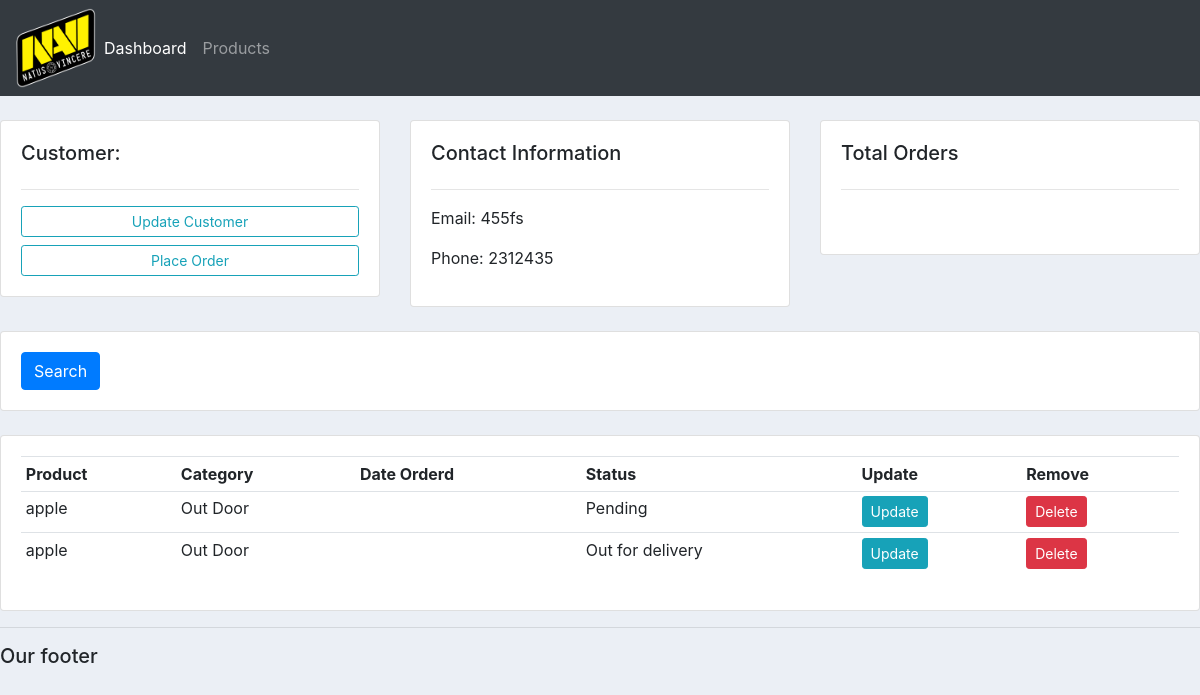
Screenshot of /customer/4 with the database file from the repository.
### accounts/models.py (models this page shows, shortened)
class Customer(models.Model):
	name = models.CharField(max_length=200, null = True)
	phone = models.CharField(max_length=200, null = True)
	email = models.CharField(max_length=200, null = True)
	data_created = models.DateTimeField(auto_now_add=True)

class Order(models.Model):
	STATUS = (
			('Pending', 'Pending'),
			('Out for delivery', 'Out for delivery'),
			('Delivered', 'Delivered'),
			)
	customer = models.ForeignKey(Customer, null=True, on_delete= models.SET_NULL)
	product = models.ForeignKey(Product, null=True, on_delete= models.SET_NULL)
	data_created = models.DateTimeField(auto_now_add=True)
	status = models.CharField(max_length=200, null = True, choices=STATUS)

class Product(models.Model):
	CATEGORY = (
			('Indoor', 'Indoor'),
			('Out Door', 'Out Door'),
			)
	name = models.CharField(max_length=200, null = True)
	price = models.FloatField(null=True)
	category = models.CharField(max_length=200, null = True, choices=CATEGORY)
	description = models.CharField(max_length=200, null = True, blank=True)
	data_created = models.DateTimeField(auto_now_add=True, null=True)
	tags = models.ManyToManyField(Tag)
	def __str__(self):
		return self.name

### accounts/views.py (the view)
# urls.py: path('customer/<str:pk>', views.customer, name="customer"),
def customer(request, pk):
	customer = Customer.objects.get(id=pk)
	orders = customer.order_set.all()
	order_count = orders.count()
	context = {'customer': customer, 'orders':orders}
	return render(request, 'accounts/customer.html', context)

### accounts/templates/accounts/customer.html
{%  extends 'accounts/main.html' %}
{% block content %}
	<br>
<div class="row">
	<div class="col-md">
		<div class="card card-body">
			<h5>Customer:</h5>
			<hr>
			<a class="btn btn-outline-info  btn-sm btn-block" href="">Update Customer</a>
			<a class="btn btn-outline-info  btn-sm btn-block" href="{% url 'create_order' customer.id %}">Place Order</a>
		</div>
	</div>
	<div class="col-md">
		<div class="card card-body">
			<h5>Contact Information</h5>
			<hr>
			<p>Email: {{customer.email}}</p>
			<p>Phone: {{customer.phone}}</p>
		</div>
	</div>
	<div class="col-md">
		<div class="card card-body">
			<h5>Total Orders</h5>
			<hr>
			<h1 style="text-align: center;padding: 10px">{{order_count}}</h1>
		</div>
	</div>
</div>
<br>
<div class="row">
	<div class="col">
		<div class="card card-body">
			<form method="get">
		    <button class="btn btn-primary" type="submit">Search</button>
		  </form>
		</div>
	</div>
</div>
<br>
<div class="row">
	<div class="col-md">
		<div class="card card-body">
			<table class="table table-sm">
				<tr>
					<th>Product</th>
					<th>Category</th>
					<th>Date Orderd</th>
					<th>Status</th>
					<th>Update</th>
					<th>Remove</th>
				</tr>
				{% for order in orders %}
				<tr>
					<td>{{order.product}}</td>
					<td>{{order.product.category}}</td>
					<td>{{order.date_created}}</td>
					<td>{{order.status}}</td>
					<td><a class="btn btn-sm btn-info" href="{% url 'update_order' order.id %}">Update</a></td>
					<td><a class="btn btn-sm btn-danger" href="{% url 'delete_order' order.id %}">Delete</a></td>
				</tr>
				{% endfor %}
			</table>
		</div>
	</div>
</div>
{% endblock %}

### static/css/main.css (style rules this page uses)
body { background-color: #ebeff5; }

### rows the page displays
Customer: email "455fs", phone "2312435"
Order: product "apple", product.category "Out Door", status "Pending"
Order: product "apple", product.category "Out Door", status "Out for delivery"
